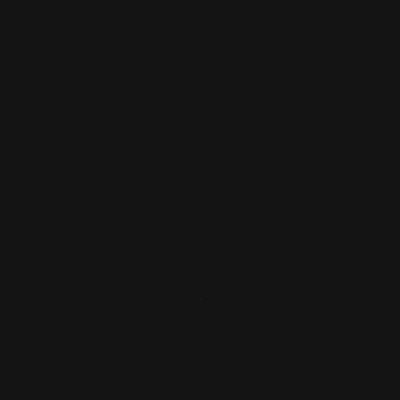
Frame 1 (no input)
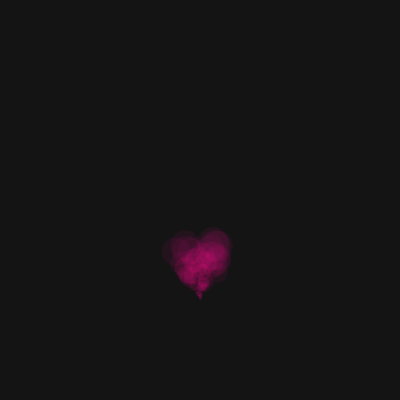
Frame 60 (no input)
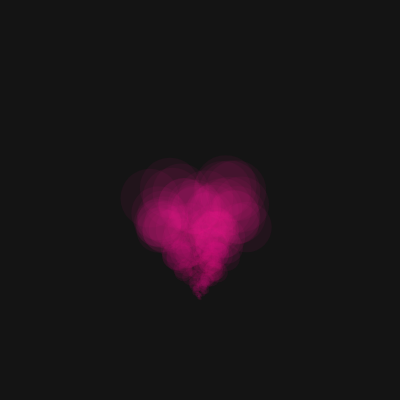
Frame 120 (the mouse pressed at the canvas centre since frame 60)

The p5.js sketch that drew these frames (run headless with seeded random() and noise() and a simulated clock; from frame 60 on, the mouse is pressed at the canvas centre):

// p5.js sketch
// ── sketch.js
function CreateParticles(x_pos, y_pos, speedX, speedY, size, scaleSize) {
  this.x_pos = x_pos;
  this.y_pos = y_pos;
  this.speedX = speedX;
  this.speedY = speedY;
  this.size = size;
  this.scaleSize = scaleSize;
  // this.color = color;
  this.drawParticles = function () {
    // fill(this.color);
    ellipse(this.x_pos, this.y_pos, this.size);
  };
  this.update = function () {
    this.x_pos += this.speedX;
    this.y_pos += this.speedY;
    this.size += this.scaleSize;
  };
}

function Emitter(x_pos, y_pos, speedX, speedY, size, scaleSize) {
  this.x_pos = x_pos;
  this.y_pos = y_pos;
  this.speedX = speedX;
  this.speedY = speedY;
  this.size = size;
  this.scaleSize = scaleSize;
  // this.color = color;

  this.particles = [];

  this.pushToParticles = function () {
    this.particles.push(
      new CreateParticles(
        this.x_pos,
        this.y_pos,
        random(-this.speedX, this.speedX),
        random(this.speedY, this.speedY + 0.25),
        this.size,
        this.scaleSize
        // this.color
      )
    );
  };

  this.emitParticles = function () {
    for (let i = this.particles.length - 1; i >= 0; i--) {
      this.particles[i].update();
      // console.log(this.particles[i].y_pos);
      if (this.particles[i].y_pos < 0) {
        this.particles.splice(i, 1);
        // console.log("kill");
      }
    }
    for (let i = 0; i < this.particles.length; i++) {
      noStroke();
      let alpha = map(this.particles[i].size, 0, 200, 20, 0);
      fill(255, 20, 147, alpha);
      // fill(255);
      this.particles[i].drawParticles();
    }
  };
}

let em;
function setup() {
  createCanvas(400, 400);
  em = new Emitter(width / 2, height - 100, 0.5, -1, 2, 0.5);
}

function draw() {
  background(20);
  em.pushToParticles();
  // console.log(em.particles.length);
  em.emitParticles();
  //   console.log(particles.length);
}
